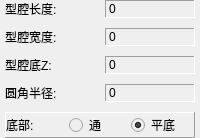
                         <widget class="QWidget" name="page_RectCavity">
                          <layout class="QVBoxLayout" name="verticalLayout_15">
                           <property name="spacing">
                            <number>0</number>
                           </property>
                           <property name="leftMargin">
                            <number>5</number>
                           </property>
                           <property name="topMargin">
                            <number>0</number>
                           </property>
                           <property name="rightMargin">
                            <number>5</number>
                           </property>
                           <property name="bottomMargin">
                            <number>0</number>
                           </property>
                           <item>
                            <layout class="QGridLayout" name="gridLayout_5" columnstretch="0,0">
                             <property name="spacing">
                              <number>10</number>
                             </property>
                             <item row="0" column="0">
                              <widget class="QLabel" name="label_36">
                               <property name="text">
                                <string>型腔长度:</string>
                               </property>
                              </widget>
                             </item>
                             <item row="0" column="1">
                              <widget class="QLabel" name="rectCavityLength">
                               <property name="maximumSize">
                                <size>
                                 <width>16777215</width>
                                 <height>30</height>
                                </size>
                               </property>
                               <property name="frameShape">
                                <enum>QFrame::Panel</enum>
                               </property>
                               <property name="frameShadow">
                                <enum>QFrame::Sunken</enum>
                               </property>
                               <property name="text">
                                <string>0</string>
                               </property>
                              </widget>
                             </item>
                             <item row="1" column="0">
                              <widget class="QLabel" name="label_39">
                               <property name="text">
                                <string>型腔宽度:</string>
                               </property>
                              </widget>
                             </item>
                             <item row="1" column="1">
                              <widget class="QLabel" name="rectCavityWidth">
                               <property name="maximumSize">
                                <size>
                                 <width>16777215</width>
                                 <height>30</height>
                                </size>
                               </property>
                               <property name="frameShape">
                                <enum>QFrame::Panel</enum>
                               </property>
                               <property name="frameShadow">
                                <enum>QFrame::Sunken</enum>
                               </property>
                               <property name="text">
                                <string>0</string>
                               </property>
                              </widget>
                             </item>
                             <item row="2" column="0">
                              <widget class="QLabel" name="label_41">
                               <property name="text">
                                <string>型腔底Z:</string>
                               </property>
                              </widget>
                             </item>
                             <item row="2" column="1">
                              <widget class="QLabel" name="rectCavityBottomZ">
                               <property name="maximumSize">
                                <size>
                                 <width>16777215</width>
                                 <height>30</height>
                                </size>
                               </property>
                               <property name="frameShape">
                                <enum>QFrame::Panel</enum>
                               </property>
                               <property name="frameShadow">
                                <enum>QFrame::Sunken</enum>
                               </property>
                               <property name="text">
                                <string>0</string>
                               </property>
                              </widget>
                             </item>
                             <item row="3" column="0">
                              <widget class="QLabel" name="label_43">
                               <property name="text">
                                <string>圆角半径:</string>
                               </property>
                              </widget>
                             </item>
                             <item row="3" column="1">
                              <widget class="QLabel" name="rectCavityArcAngle">
                               <property name="maximumSize">
                                <size>
                                 <width>16777215</width>
                                 <height>30</height>
                                </size>
                               </property>
                               <property name="frameShape">
                                <enum>QFrame::Panel</enum>
                               </property>
                               <property name="frameShadow">
                                <enum>QFrame::Sunken</enum>
                               </property>
                               <property name="text">
                                <string>0</string>
                               </property>
                              </widget>
                             </item>
                             <item row="4" column="0" colspan="2">
                              <widget class="QFrame" name="frame_6">
                               <property name="maximumSize">
                                <size>
                                 <width>16777215</width>
                                 <height>40</height>
                                </size>
                               </property>
                               <property name="frameShape">
                                <enum>QFrame::Panel</enum>
                               </property>
                               <property name="frameShadow">
                                <enum>QFrame::Raised</enum>
                               </property>
                               <layout class="QVBoxLayout" name="verticalLayout_14">
                                <property name="spacing">
                                 <number>0</number>
                                </property>
                                <property name="leftMargin">
                                 <number>0</number>
                                </property>
                                <property name="topMargin">
                                 <number>0</number>
                                </property>
                                <property name="rightMargin">
                                 <number>0</number>
                                </property>
                                <property name="bottomMargin">
                                 <number>0</number>
                                </property>
                                <item>
                                 <layout class="QHBoxLayout" name="horizontalLayout_41">
                                  <item>
                                   <widget class="QLabel" name="label_45">
                                    <property name="text">
                                     <string>底部:</string>
                                    </property>
                                   </widget>
                                  </item>
                                  <item>
                                   <widget class="QRadioButton" name="rectCavityThrough">
                                    <property name="enabled">
                                     <bool>false</bool>
                                    </property>
                                    <property name="styleSheet">
                                     <string notr="true">color: rgb(0, 0, 0);</string>
                                    </property>
                                    <property name="text">
                                     <string>通</string>
                                    </property>
                                    <property name="checked">
                                     <bool>false</bool>
                                    </property>
                                   </widget>
                                  </item>
                                  <item>
                                   <widget class="QRadioButton" name="rectCavityBottomPlane">
                                    <property name="enabled">
                                     <bool>false</bool>
                                    </property>
                                    <property name="styleSheet">
                                     <string notr="true">color: rgb(0, 0, 0);</string>
                                    </property>
                                    <property name="text">
                                     <string>平底</string>
                                    </property>
                                    <property name="checked">
                                     <bool>true</bool>
                                    </property>
                                   </widget>
                                  </item>
                                 </layout>
                                </item>
                               </layout>
                              </widget>
                             </item>
                            </layout>
                           </item>
                          </layout>
                         </widget>
